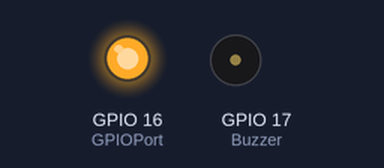
Bench run of a program on a simulated Raspberry Pi (BCM pin numbers). On the bench: output pins drawn as LEDs (lit = HIGH), buzzer (waves = sounding, pin HIGH). The clock reads 2024-03-15 10:24:30 at power-on unless the program sets it; files the program writes start out absent. At 0.0 s the program stops and its outputs stay as they are.

Above: at 0.1 s.
Timing chart, 0 to 1.5 s (numbered marks = the images above):
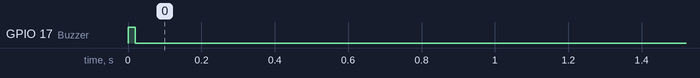

The program:

RelayGPIO16.py
```python
#import Paramiters to be used
import RPi.GPIO as GPIO
from datetime import datetime
import os
import time

#set date strings
now = datetime.now()

current_time = now.strftime("%H:%M:%S")
current_date = now.strftime("%Y%m%d")

#------------Set GPIO Port numbers------------
Buzzer=17 #Buzzer GPIO Port
GPIOPort=16 #Buzzer GPIO Port
#---------------------------------------------

#set GPIO ports to GPIO mapped numbers and not pin number
GPIO.setmode(GPIO.BCM)
GPIO.setwarnings(False)

#set GPIO pins to outputs
GPIO.setup(GPIOPort, GPIO.OUT)
GPIO.setup(Buzzer, GPIO.OUT)

#Script
#Tap Noise
GPIO.output(Buzzer,GPIO.HIGH)
time.sleep(0.02)
GPIO.output(Buzzer,GPIO.LOW)

GPIO_Status = GPIO.input(GPIOPort) #Save current state of port
GPIO_Status_Log = str(GPIO_Status) #save data to string for log concastination
GPIOPortSTR = str(GPIOPort) #save data to string for Flag concastination

#print(current_time + " "  + os.path.realpath(__file__) + " Start PinStatus=" + GPIO_Status_Log,file=open("log/master" +current_date+ ".txt", "a")) #write to log

if GPIO_Status > 0: #If the port is set to 1 then set to 0
    GPIO.output(GPIOPort, GPIO.LOW)
else: # Otherwise set to 1
    GPIO.output(GPIOPort, GPIO.HIGH)

GPIO_Status = GPIO.input(GPIOPort) #Save current state of port
GPIO_Status_Log = str(GPIO_Status)

print(GPIO_Status,file=open("/home/pi/savvyvan/GPIOStats/GPIO" + GPIOPortSTR + ".txt", "w")) #Set new flag for webapp
#print(current_time + " "  +os.path.realpath(__file__) + " Finish PinStatus=" + GPIO_Status_Log,file=open("log/master" +current_date+ ".txt", "a")) #write to log
```
